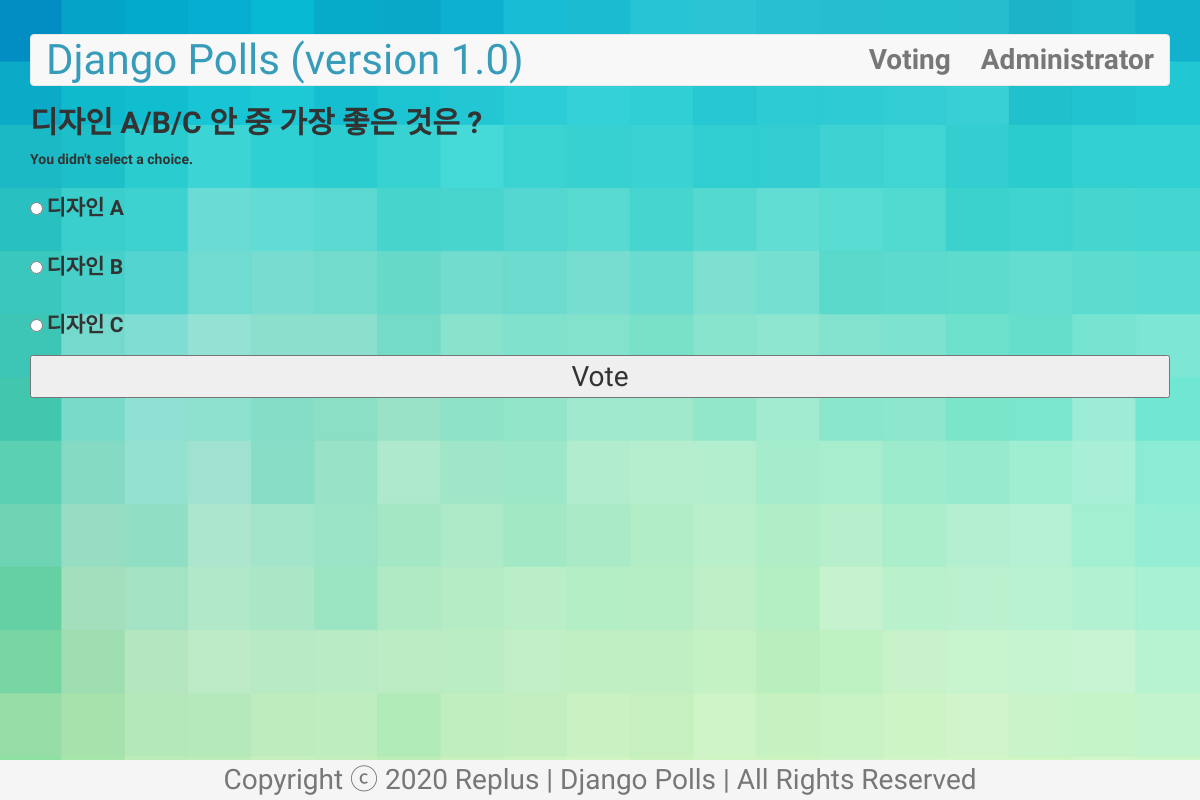
/polls/2/vote/, run on the app's committed database.
### polls/models.py (models this page shows, shortened)
class Question(models.Model): # DB Table for 설문조사 주제
    question_text = models.CharField(max_length=200) # 설문조사 주제 텍스트
    pub_date = models.DateTimeField('date published') # ‘date published’ : 관리자 페이지에서 보여질 항목명
    def was_published_recently(self):
        now = timezone.now()
        return now >= self.pub_date >= now - datetime.timedelta(days=1)
    was_published_recently.boolean = True
    was_published_recently.admin_order_field = 'pub_date'
    was_published_recently.short_description = 'Published recently?'

class Choice(models.Model):
    question = models.ForeignKey(Question, on_delete=models.CASCADE) # 설문조사 주제의 id 값
    choice_text = models.CharField(max_length=200) # 설문조사 주제에 대한 선택지 텍스트
    votes = models.IntegerField(default=0) # 해당 선택지의 득표 수

### polls/views.py (the view)
# urls.py: path('<int:question_id>/vote/', views.vote, name='vote'),
def vote(request, question_id):
    question = get_object_or_404(Question, pk=question_id)
    try:
        selected_choice = question.choice_set.get(pk=request.POST['choice_select'])
    except:
        context = {'question': question, 'error_message': "You didn't select a choice."}
        return render(request, 'polls/detail.html', context)
    else:
        selected_choice.votes += 1
        selected_choice.save()
        return redirect('polls:results', question_id = question.id)

### polls/templates/polls/detail.html (shortened to what this page needs)
{% extends 'polls/base.html' %}
{% block content %}
<h2>{{ question.question_text}}</h2>
{% if error_message %}
  <p><strong>{{ error_message }}</strong></p>
{% endif %}
<form action="{% url 'polls:vote' question.id %}" method="post">
    {% for choice in question.choice_set.all %}
      <input type="radio" name="choice_select" id="choice{{ forloop.counter }}" value="{{ choice.id }}">
      <label for="choice{{ forloop.counter }}">{{ choice.choice_text }}</label>
      <br>
    {% endfor %}
    <input type="submit" value="Vote">
</form>
{% endblock %}

### polls/static/polls/style.css (style rules this page uses)
body { background-image: url("images/main_bg.jpg"); background-size: cover; font-family: 'Do Hyeon', "Noto Sans KR", "Titillium Web", "Helvetica", sans-serif; }
h2, li { font-weight: 600; }
label { font-weight: 600; font-size:1.5em; }
input[type=radio] { margin-top: 2%; margin-bottom: 2%; }
input[type=submit] { padding: 0.5% !important; font-size: 2em !important; line-height: 1em; width: 100%; }

### data on the page
Question: question_text "디자인 A/B/C 안 중 가장 좋은 것은 ?"
Choice: choice_text "디자인 A"
Choice: choice_text "디자인 B"
Choice: choice_text "디자인 C"

### other printed values
{{ error_message }} "You didn't select a choice."
